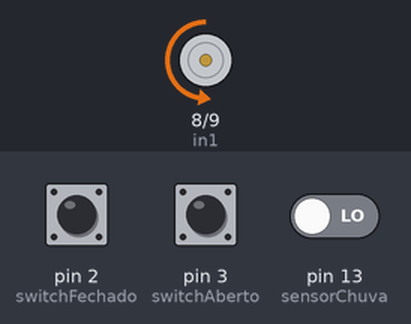
This sketch was run on a simulated Arduino Uno, built with avr-gcc and run on an emulated ATmega328P. Shown: motor-driver pin pairs drawn as motors (green arrow = first pin HIGH = forward, orange = second pin HIGH = backward, longer = more drive, scaled by the enable pin). The inputs (shaded band) are chosen by the test bench; at power-on: pin 13 (sensorChuva) LOW, pin 3 (switchAberto) HIGH, pin 2 (switchFechado) HIGH. What the sketch prints to the serial monitor is not drawn.

Above: at 1.2 s.
1.3 s: pin 13 (sensorChuva) driven HIGH
At 6.8 s:
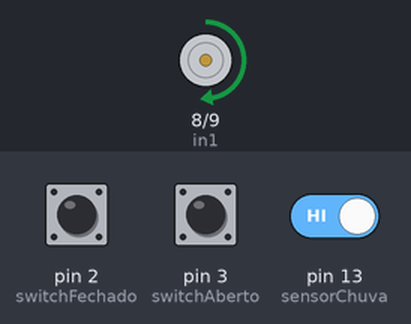
7.5 s: pin 3 (switchAberto) pulled LOW for 1 s
At 8.3 s:
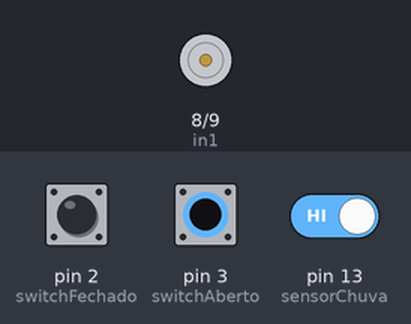
10.0 s: pin 13 (sensorChuva) driven LOW
At 11.1 s:
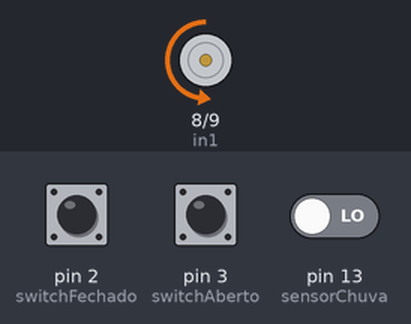
Timing chart, 0 to 23.5 s (numbered marks = the images above; inputs shaded):
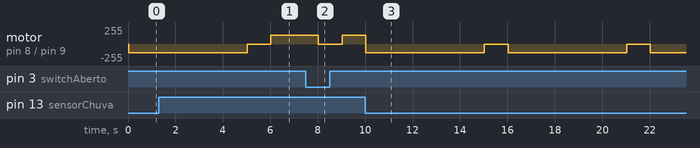

Measured:
- after the input at 7.5 s, motor on pin 8 (in1) / pin 9 (in2): forward 128/255 → stopped after 0.53 s, → forward 128/255 1.0 s later
- after the input at 10.0 s, motor on pin 8 (in1) / pin 9 (in2): alternates backward 128/255 for 5.0 s and stopped for 1.0 s, starting at once

The sketch:

Varal_Inteligente.ino
```cpp
// Pinos do sensor e switches
const int sensorChuva = 13;
const int switchAberto = 3;   // Fim de curso de teto ABERTO
const int switchFechado = 2;  // Fim de curso de teto FECHADO

// Pinos do motor (ponte H L298N)
const int in1 = 8;
const int in2 = 9;
const int ena = 10; // PWM

// Velocidade do motor (0 a 255)
const int velocidade = 128;

void setup() {
  pinMode(sensorChuva, INPUT);
  pinMode(switchAberto, INPUT_PULLUP);
  pinMode(switchFechado, INPUT_PULLUP);

  pinMode(in1, OUTPUT);
  pinMode(in2, OUTPUT);
  pinMode(ena, OUTPUT);

  Serial.begin(9600);
  Serial.println("Sistema de teto automatizado iniciado...");
}

void loop() {
  bool chovendo = digitalRead(sensorChuva) == LOW;
  bool tetoAberto = digitalRead(switchAberto) == LOW;
  bool tetoFechado = digitalRead(switchFechado) == LOW;

  if (chovendo && !tetoFechado) {
    Serial.println("💧 Chuva detectada! ⬇️ Fechando teto...");
    fecharTeto();
  }
  else if (!chovendo && !tetoAberto) {
    Serial.println("☀️ Sem chuva. ⬆️ Abrindo teto...");
    abrirTeto();
  }
  else {
    pararMotor();
    if (tetoAberto) Serial.println("✅ Teto totalmente ABERTO.");
    if (tetoFechado) Serial.println("✅ Teto totalmente FECHADO.");
  }

  delay(1000);
}

void abrirTeto() {
  digitalWrite(in1, HIGH);
  digitalWrite(in2, LOW);
  analogWrite(ena, velocidade);
}

void fecharTeto() {
  digitalWrite(in1, LOW);
  digitalWrite(in2, HIGH);
  analogWrite(ena, velocidade);

  unsigned long tempoInicio = millis();
  const unsigned long tempoLimite = 5000; // 5 segundos máx. tentando fechar

  // Espera até detectar o fim de curso de fechamento ou atingir o tempo limite
  while (digitalRead(switchFechado) == HIGH && millis() - tempoInicio < tempoLimite) {
    delay(50); // pequena pausa para leitura estável
  }

  pararMotor();
}

void pararMotor() {
  digitalWrite(in1, LOW);
  digitalWrite(in2, LOW);
  analogWrite(ena, 0);
}
```
